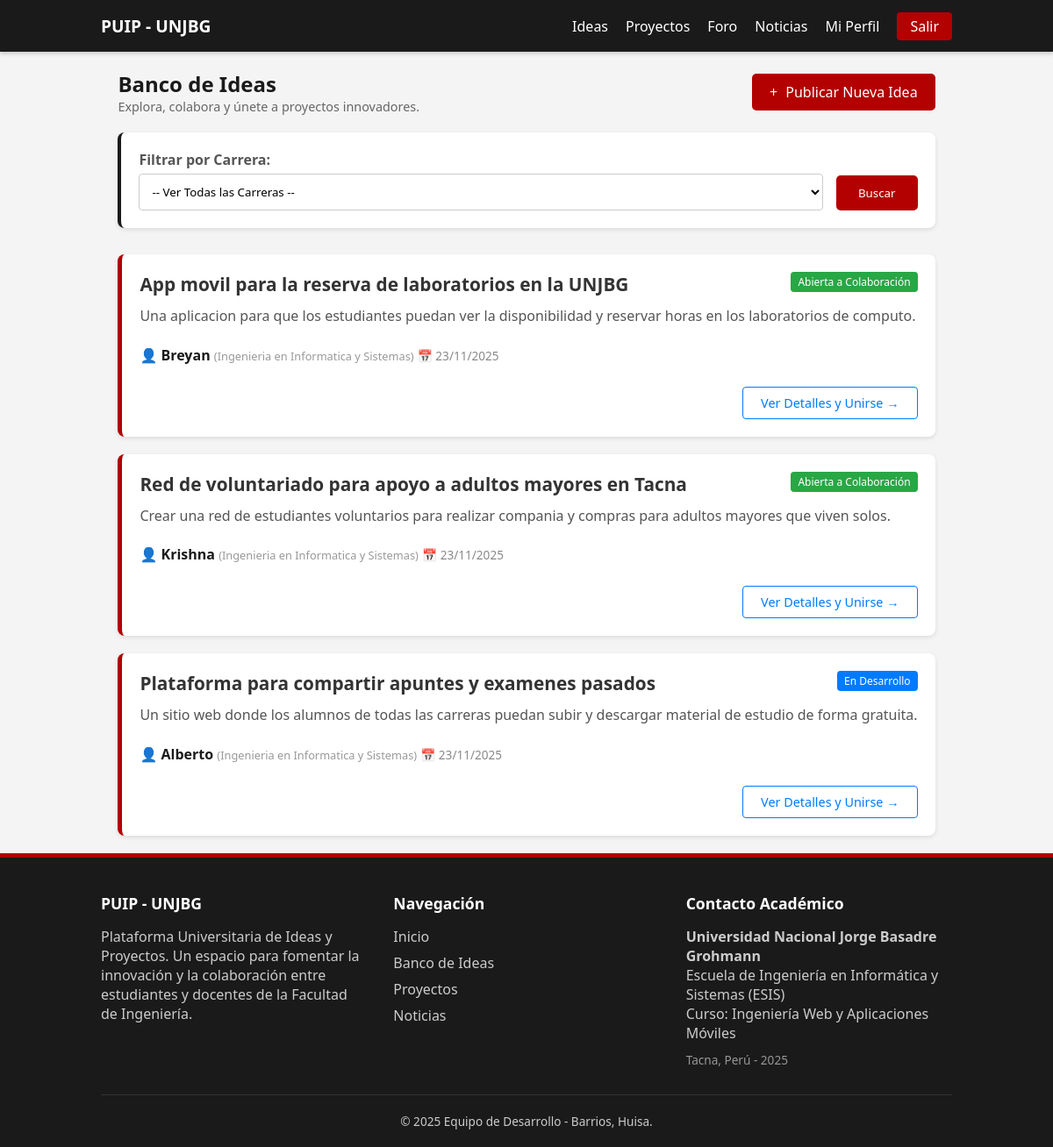
The app's page /idea (signed in) with its own data.
### tables this page shows
create table ideas (
    id_idea int primary key auto_increment,
    titulo varchar(255) not null,
    descripcion varchar(500) not null,
    estado enum('abierta', 'en_desarrollo', 'cerrada') not null default 'abierta',
    archivo_adjunto varchar(255) null,
    etiquetas varchar(255) null,
    usuario_creador_id int not null,
    fecha_creacion timestamp default current_timestamp,
    constraint fk_ideas_usuarios foreign key (usuario_creador_id) references usuarios(id_usuario) on delete cascade
);

create table usuarios (
    id_usuario int primary key auto_increment,
    nombre_completo varchar(200) not null,
    correo_electronico varchar(255) not null unique,
    password_hash varchar(255) not null,
    carrera_id int,
    rol enum('estudiante', 'administrador') not null default 'estudiante',
    foto_perfil varchar(255),
    fecha_registro timestamp default current_timestamp,
    constraint fk_usuarios_carreras foreign key (carrera_id) references carreras(id_carrera) on delete set null
);

create table carreras (
    id_carrera int primary key auto_increment,
    nombre varchar(150) not null unique,
    descripcion varchar(500)
);

### app/controllers/IdeaController.php (called while the page is built, shortened)
<?php
class IdeaController extends Controller {
    public function index(){
        $ideaModel = $this->model('Idea');
        $carreraModel = $this->model('Carrera');
        $listaCarreras = $carreraModel->obtenerTodas();
        $filtro = isset($_GET['carrera_id']) && !empty($_GET['carrera_id']) ? $_GET['carrera_id'] : null;
        if($filtro){
            $ideas = $ideaModel->obtenerPorCarrera($filtro);
        } else {
            $ideas = $ideaModel->obtenerTodas();
        }
        $datos = [
            'ideas' => $ideas,
            'carreras' => $listaCarreras,
            'filtro_actual' => $filtro
        ];
        $this->view('ideas/index', $datos);
    }
}

### app/core/App.php (called while the page is built, shortened)
<?php
class App{
    protected $method = 'index';
    public function __construct(){
        $url = $this->parseUrl();
        if(isset($url[0])){
            $controllerName = ucfirst($url[0]) . 'Controller';
            if(file_exists('../app/controllers/' . $controllerName . '.php')){
                unset($url[0]);
            }
        }
        $this->controller = new $this->controller;
        $this->params = $url ? array_values($url) : [];
        call_user_func_array([$this->controller, $this->method], $this->params);
    }
    public function parseURL(){
        if(isset($_GET['url'])){
            return explode('/', filter_var(rtrim($_GET['url'], '/'), FILTER_SANITIZE_URL));
        }
        return [];
    }
}
?>

### public/index.php (called while the page is built, shortened)
<?php
require_once '../app/core/App.php';
require_once '../app/core/Controller.php';
require_once '../app/core/Database.php';
$app = new App();
?>

### app/models/Idea.php (called while the page is built, shortened)
<?php
class Idea {
    private $db;
    public function __construct(){
        $this->db = Database::connect();
    }
    public function obtenerTodas(){
        $sql = "SELECT i.*, u.nombre_completo as autor, c.nombre as carrera
                FROM ideas i
                JOIN usuarios u ON i.usuario_creador_id = u.id_usuario
                LEFT JOIN carreras c ON u.carrera_id = c.id_carrera
                ORDER BY i.fecha_creacion DESC";
        $stmt = $this->db->prepare($sql);
        $stmt->execute();
        return $stmt->fetchAll(PDO::FETCH_OBJ);
    }
}

### app/core/Database.php (called while the page is built, shortened)
<?php
class Database {
    private $host = 'localhost';
    private $db_name = 'plataforma_universitaria';
    private $username = 'root';
    private $password = '';
    private static $instance = null;
    private function __construct() {
        try {
            $this->conn = new PDO(
                "mysql:host=" . $this->host . ";dbname=" . $this->db_name . ";charset=utf8mb4",
                $this->username,
                $this->password
            );
        } catch(PDOException $e) {
            echo "Error de conexion: " . $e->getMessage();
        }
    }
    public static function connect() {
        if (self::$instance === null) {
            self::$instance = new Database();
        }
        return self::$instance->conn;
    }
}
?>

### app/views/ideas/index.php (the view, shortened to what this page needs)
<?php require_once APPROOT . '/views/layouts/header.php'; ?>
<div style="display: flex; justify-content: space-between; align-items: center; margin-bottom: 20px; flex-wrap: wrap; gap: 10px;">
    <div>
        <h2 style="color: var(--secondary);">Banco de Ideas</h2>
        <p style="color: #666; font-size: 0.9rem;">Explora, colabora y únete a proyectos innovadores.</p>
    </div>
    <?php if(isset($_SESSION['usuario_id'])): ?>
        <a href="<?= BASE_URL ?>idea/crear" class="btn btn-primary shadow">
            <span style="margin-right: 5px;">+</span> Publicar Nueva Idea
        </a>
    <?php else: ?>
        <div style="background: #e9ecef; padding: 10px 15px; border-radius: 5px; font-size: 0.85rem;">
            <a href="<?= BASE_URL ?>auth/login" style="color: var(--primary); font-weight: bold;">Inicia sesión</a> para proponer ideas.
        </div>
    <?php endif; ?>
</div>
<div class="card" style="padding: 20px; background: #fff; border-left: 4px solid var(--secondary); margin-bottom: 30px;">
    <form action="<?= BASE_URL ?>idea/index" method="GET" style="display: flex; gap: 15px; align-items: end; flex-wrap: wrap;">
        <div style="flex-grow: 1; min-width: 200px;">
            <label style="display: block; margin-bottom: 5px; font-weight: bold; color: #555;">Filtrar por Carrera:</label>
            <select name="carrera_id" style="width: 100%; padding: 10px; border-radius: 4px; border: 1px solid #ccc; background: white;">
                <option value="">-- Ver Todas las Carreras --</option>
            </select>
        </div>
        <div>
            <button type="submit" class="btn btn-primary" style="height: 40px; padding: 0 25px;">Buscar</button>
        </div>
    </form>
</div>
<div class="lista-ideas">
    <?php foreach($data['ideas'] as $idea): ?>
        <?php
            $badgeColor = '#6c757d';
            $badgeText = 'Desconocido';
            switch($idea->estado) {
                case 'abierta':
                    $badgeColor = '#28a745';
                    $badgeText = 'Abierta a Colaboración';
                    break;
                case 'en_desarrollo':
                    $badgeColor = '#007bff';
                    $badgeText = 'En Desarrollo';
                    break;
            }
        ?>
        <div class="card" style="position: relative; transition: transform 0.2s;">
            <div style="display: flex; justify-content: space-between; align-items: start; margin-bottom: 10px;">
                <h3 style="margin: 0; color: #333; font-size: 1.3rem;">
                    <?= $idea->titulo ?>
                </h3>
                <span class="badge" style="background: <?= $badgeColor ?>; color: white; font-weight: normal; font-size: 0.75rem;">
                    <?= $badgeText ?>
                </span>
            </div>
            <p style="color: #555; line-height: 1.6; margin-bottom: 20px;">
                <?= substr($idea->descripcion, 0, 200) . (strlen($idea->descripcion) > 200 ? '...' : '') ?>
            </p>
            <div class="card-meta">
                <span>
                    👤 <strong><?= explode(' ', $idea->autor)[0] ?></strong>
                    <span style="color: #999; font-size: 0.8rem;">(<?= $idea->carrera ?? 'Sin carrera' ?>)</span>
                </span>
                <span style="color: #888; font-size: 0.85rem;">
                    📅 <?= date('d/m/Y', strtotime($idea->fecha_creacion)) ?>
                </span>
            </div>
            <div style="margin-top: 15px; text-align: right;">
                <a href="<?= BASE_URL ?>idea/detalle/<?= $idea->id_idea ?>" class="btn-outline">
                    Ver Detalles y Unirse &rarr;
                </a>
            </div>
        </div>
    <?php endforeach; ?>
</div>
<?php require_once APPROOT . '/views/layouts/footer.php'; ?>

### public/css/style.css (style rules this page uses)
:root { --primary: #b30000; --secondary: #1a1a1a; --light: #f4f4f4; --white: #ffffff; --gray: #666; }
* { box-sizing: border-box; margin: 0; padding: 0; font-family: 'Segoe UI', sans-serif; }
body { background-color: var(--light); color: var(--secondary); display: flex; flex-direction: column; min-height: 100vh; }
a { text-decoration: none; color: inherit; }
.btn-outline { display: inline-block; border: 1px solid #007bff; color: #007bff; padding: 8px 20px; border-radius: 4px; text-align: center; font-size: 0.9rem; margin-top: 10px; }
.btn { padding: 10px 20px; border: none; border-radius: 5px; cursor: pointer; }
.btn-primary { background-color: var(--primary); color: white; }
.card { background: white; padding: 20px; margin-bottom: 20px; border-radius: 8px; border-left: 5px solid var(--primary); box-shadow: 0 2px 5px rgba(0,0,0,0.1); }
.badge { background: #eee; padding: 3px 8px; border-radius: 4px; font-size: 0.8rem; }

### records on screen
ideas: titulo "App movil para la reserva de laboratorios en la UNJBG", estado "Abierta a Colaboración", descripcion "Una aplicacion para que los estudiantes puedan ver la disponibilidad y reservar horas en los laboratorios de computo.", usuario_creador.nombre_completo "Breyan", carreras.nombre "Ingenieria en Informatica y Sistemas", fecha_creacion "23/11/2025"
ideas: titulo "Red de voluntariado para apoyo a adultos mayores en Tacna", estado "Abierta a Colaboración", descripcion "Crear una red de estudiantes voluntarios para realizar compania y compras para adultos mayores que viven solos.", usuario_creador.nombre_completo "Krishna", carreras.nombre "Ingenieria en Informatica y Sistemas", fecha_creacion "23/11/2025"
ideas: titulo "Plataforma para compartir apuntes y examenes pasados", estado "En Desarrollo", descripcion "Un sitio web donde los alumnos de todas las carreras puedan subir y descargar material de estudio de forma gratuita.", usuario_creador.nombre_completo "Alberto", carreras.nombre "Ingenieria en Informatica y Sistemas", fecha_creacion "23/11/2025"
